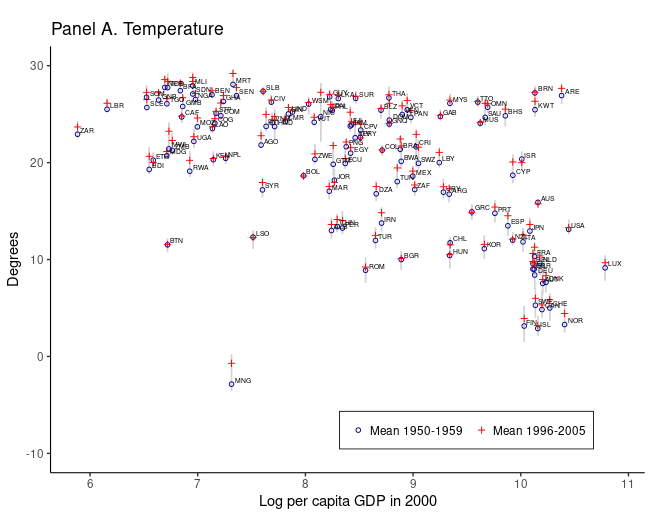

R code for this plot:
# Changes and Variability in Temperature - recreating figure 1-Panel A from the paper in R

library(ggplot2)
library(tidyr)
library(haven) # For reading .dta files
library(dplyr)

climate_panel <- read_dta("climate_panel.dta")

# Filter countries with less than 20 GDP values
climate_panel <- climate_panel %>%
    group_by(country_code) %>%
    filter(sum(!is.na(gdpLCU)) >= 20) %>%
    ungroup()

panel_1950 <- climate_panel %>%
    filter(between(year, 1950, 1959))
panel_1996 <- climate_panel %>%
    filter(between(year, 1996, 2005))

countries <- sort(unique(panel_1950$country_code))
#use panel_1950 instead of climate_panel as there are countries with no temperature record between 1950 and 59

# Initialize data frame to hold summary statistics for each country
panel_summary <- data.frame(
    country = countries,
    mean_temp_1950 = 0,
    mean_temp_1996 = 0,
    gdp_2000 = 0,
    log_gdp = 0,
    max_temp = 0,
    min_temp = 0
)

# create subset of climate panel for year 2000 to extract GDP data
year_2000 <- climate_panel %>%
    filter(year == 2000)

# Loop through each country to calculate min, max and mean temperatures and GDP
for (i in 1:nrow(panel_summary)) {
    code <- countries[i]
    panel_summary$gdp_2000[i] <- subset(year_2000, country_code == code)$rgdpl #the paper says data from WDI was used. It looks like this is not the case (?)
    panel_summary$mean_temp_1950[i] <- mean(subset(panel_1950, country_code == code)$wtem, na.rm = TRUE)
    panel_summary$mean_temp_1996[i] <- mean(subset(panel_1996, country_code == code)$wtem, na.rm = TRUE)
    panel_summary$max_temp[i] <- max(max(subset(panel_1950, country_code == code)$wtem, na.rm = TRUE), max(subset(panel_1996, country_code == code)$wtem, na.rm = TRUE))
    panel_summary$min_temp[i] <- min(min(subset(panel_1950, country_code == code)$wtem, na.rm = TRUE), min(subset(panel_1996, country_code == code)$wtem, na.rm = TRUE))
}

# Compute the log of GDP
panel_summary$log_gdp <- log(panel_summary$gdp_2000)

# Transform panel summary to long format for plotting
panel_long <- panel_summary %>%
    pivot_longer(cols = c(mean_temp_1950, mean_temp_1996), names_to = "group", values_to = "mean_temp")

# Create plot
ggplot(panel_long, aes(x = log_gdp, y = mean_temp, color = group, shape = group)) +
    scale_x_continuous(limits = c(NA, 10.9)) + ylim(-10, 30) +
    coord_fixed(ratio = 0.09) +
    geom_segment(aes(x = log_gdp, xend = log_gdp, y = min_temp, yend = max_temp), color = "lightgray") +
    geom_point(size = 1.3) +
    geom_text(aes(label = ifelse(group == "mean_temp_1950", country, "")), 
              hjust = -0.2, vjust = -0.3, size = 1.8, color = "black") +
    labs(x = "Log per capita GDP in 2000", y = "Degrees", title = "Panel A. Temperature") +
    scale_shape_manual(values = c("mean_temp_1950" = 1, "mean_temp_1996" = 3), 
                       labels = c("mean_temp_1950" = "Mean 1950-1959", "mean_temp_1996" = "Mean 1996-2005"),
                       guide = guide_legend(nrow = 1)) +
    scale_color_manual(values = c("mean_temp_1950" = "darkblue", "mean_temp_1996" = "red"), 
                       labels = c("mean_temp_1950" = "Mean 1950-1959", "mean_temp_1996" = "Mean 1996-2005"),
                       guide = guide_legend(nrow = 1)) +
    theme(
        panel.background = element_rect(fill = "white"), 
        axis.line = element_line(color = "black", size = 0.39),
        legend.position = c(0.7, 0.1),  # bottom right
        legend.title = element_blank(),  # Removes legend title
        legend.background = element_rect(fill = "white", color = "black", size = 0.3),
        legend.text = element_text(margin = margin(r = 0, l = 0))
    )

# The paper says: "On average, a simple cross-section regression in the year 2000
# shows that a 1°C increase in average temperature predicts a fall in per capita income
# by 0.085 log points (i.e., about 8 percent)"
# Here, we check this relationship

avg_temp <- panel_summary %>%
    group_by(country) %>%
    summarize(mean_temp = rowMeans(cbind(mean_temp_1950, mean_temp_1996), na.rm = TRUE))

year_2000 <- year_2000 %>%
    left_join(avg_temp, by = c("country_code" = "country"))

year_2000$log_gdp <- log(year_2000$rgdpl)

model <- lm(log_gdp ~ mean_temp, data = year_2000)

summary(model)
